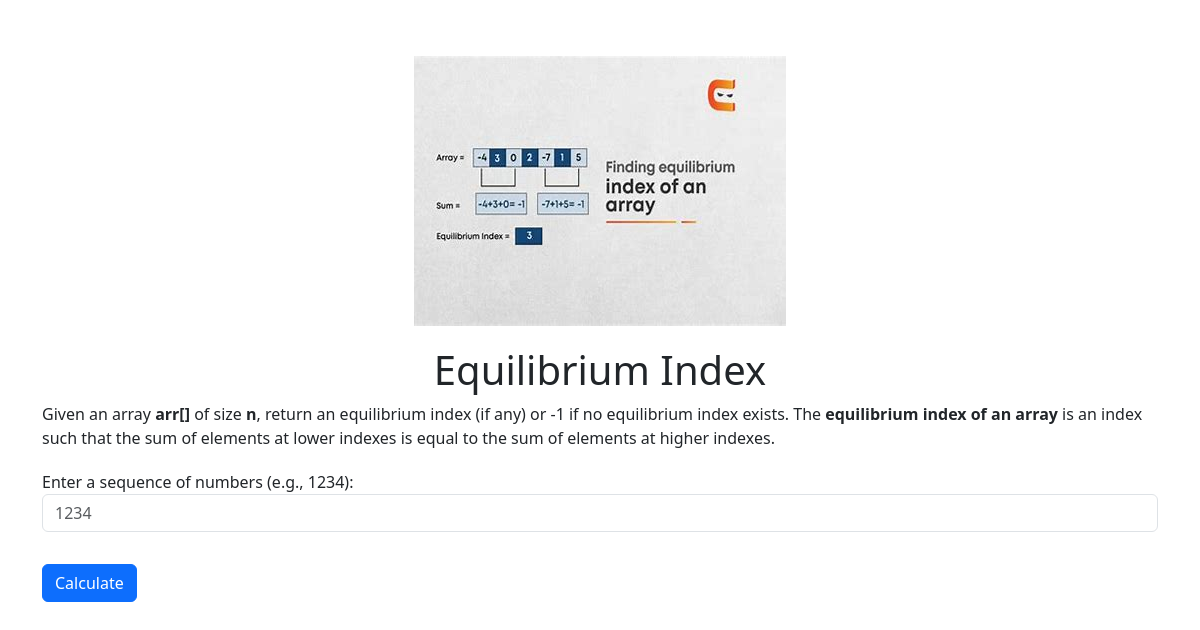
The app's page /arrayapp/ with its own data.
### equilibrium/models.py (models this page shows, shortened)
class Page(models.Model):
    title = models.CharField(max_length=200)
    content = RichTextField()
    header_image = models.ImageField(upload_to='headers/')
    cropping = ImageRatioField('header_image', '1920x1080')

### equilibrium/views.py (the view, shortened to what this page needs)
# urls.py: path('', index, name='index')
def index(request):
    page = Page.objects.first()
    form = ArrayForm()
    result = None
    context = {
        'page': page,
        'form': form,
        'result': result
    }
    return render(request, 'index.html', context)

### equilibrium/forms.py (shortened to what this page needs)
class ArrayForm(forms.Form):
    array = forms.CharField(
        label='Enter a sequence of numbers (e.g., 1234)',
        widget=forms.TextInput(attrs={'class': 'form-control', 'placeholder': '1234'})
    )

### templates/index.html (shortened to what this page needs)
<!DOCTYPE html>
<html lang="en">
<head>
    <link href="https://cdn.jsdelivr.net/npm/bootstrap@5.3.3/dist/css/bootstrap.min.css" rel="stylesheet"
>
</head>
<body>
<header>
    <div class="container">
        <img src="{{ page.header_image.url }}" alt="Header Image">
    </div>
</header>
<main class="container">
    <h1 class="text-center">{{ page.title }}</h1>
    <div class="content">
        {{ page.content|safe }}
    </div>
    <div id="form-section" class="form-container">
        <form method="post" class="row g-3">
            <div class="col-12">
                <div class="mb-3">
                    {{ form.array.label_tag }}
                    {{ form.array }}
                </div>
            </div>
            <div class="col-12">
                <button type="submit" class="btn btn-primary">Calculate</button>
            </div>
        </form>
    </div>
</main>
</body>
</html>

### templates/index.html (style rules this page uses)
body { padding-top: 56px; }
header { text-align: center; margin-bottom: 20px; }
header img { max-width: 100%; height: auto; }
h1 { margin-top: 20px; }
.content { margin-bottom: 20px; }
.form-container { margin-top: 20px; }

### records on screen
Page: header_image (picture), title "Equilibrium Index", content "Given an array arr[] of size n , return an equilibrium index (if any) or -1 if no equilibrium index exists. The equilibrium index of an array is an index such that the sum of elements at lower indexes is equal to the sum of elements at higher indexes."
